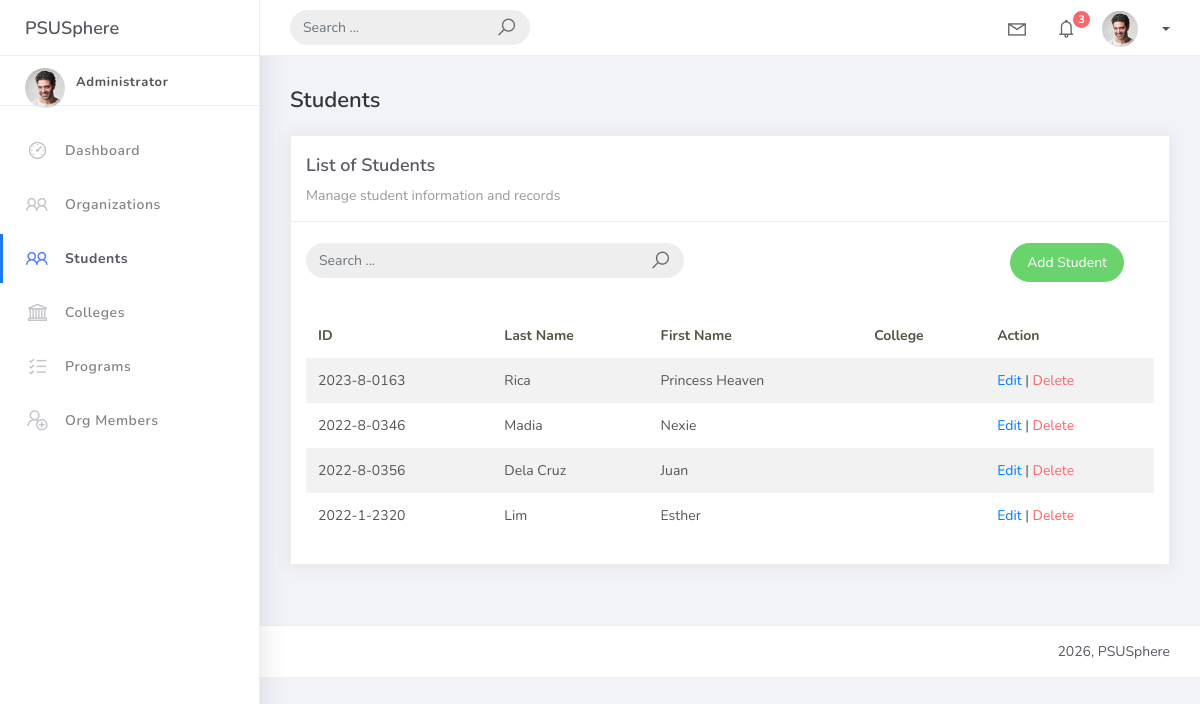
/student_list/, run on an earlier commit of the app's database.
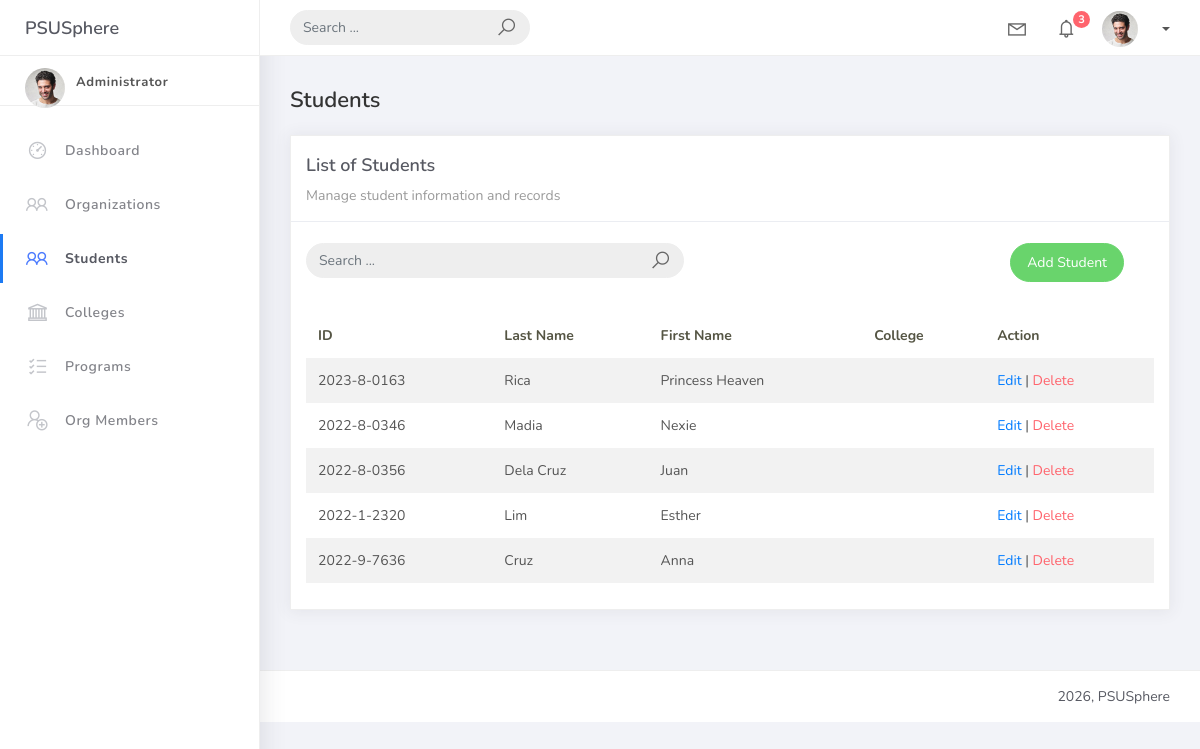
And on a later commit of the database.
### studentorg/models.py (models this page shows, shortened)
class BaseModel(models.Model):
    created_at = models.DateTimeField(auto_now_add=True, db_index=True)
    updated_at = models.DateTimeField(auto_now=True)
    class Meta:
        abstract = True

class Student(BaseModel):
    student_id = models.CharField(max_length=15, unique=True)
    lastname = models.CharField(max_length=25)
    firstname = models.CharField(max_length=25)
    middlename = models.CharField(max_length=25, blank=True, null=True)
    program = models.ForeignKey(Program, on_delete=models.CASCADE, related_name="students")

### studentorg/views.py (the view)
# urls.py: path('student_list/', StudentListView.as_view(), name='student-list'),
class StudentListView(ListView):
    model = Student
    template_name = 'student_list.html'
    context_object_name = 'object_list'
    paginate_by = 10
    def get_queryset(self):
        query = self.request.GET.get('q')
        if query:
            return Student.objects.filter(
                Q(lastname__icontains=query) |
                Q(firstname__icontains=query) |
                Q(student_id__icontains=query)
            )
        return Student.objects.all()

### templates/student_list.html (shortened to what this page needs)
{% extends 'base.html' %}
{% load static %}
{% block content %}
<h4 class="page-title">Students</h4>
<div class="row">
    <div class="col-md-12">
        <div class="card">
            <div class="card-header">
                <div class="card-title">List of Students</div>
                <div class="card-category">Manage student information and records</div>
            </div>
            <br />
            <div class="col-md-12 row">
                <div class="col-md-6">
                    <form class="navbar-left navbar-form nav-search mr-md-3" method="GET" action="{% url 'student-list' %}">
                        <div class="input-group">
                            <input type="text" name="q" placeholder="Search ..." class="form-control" value="{{ request.GET.q|default:'' }}">
                            <div class="input-group-append">
                                <span class="input-group-text">
                                    <i class="la la-search search-icon"></i>
                                </span>
                            </div>
                        </div>
                    </form>
                </div>
                <div class="col-md-6">
                    <div class="pull-right">
                        <a href="{% url 'student-add' %}" class="btn btn-success btn-rounded">Add Student</a>
                    </div>
                </div>
            </div>
            <div class="card-body">
                <div class="table-responsive">
                    <table class="table table-striped mt-3">
                        <thead>
                            <tr>
                                <th scope="col">ID</th>
                                <th scope="col">Last Name</th>
                                <th scope="col">First Name</th>
                                <th scope="col">College</th>
                                <th scope="col">Action</th>
                            </tr>
                        </thead>
                        <tbody>
                            {% for object in object_list %}
                            <tr>
                                <td>{{ object.student_id }}</td>
                                <td>{{ object.lastname }}</td>
                                <td>{{ object.firstname }}</td>
                                <td>{{ object.college }}</td>
                                <td>
                                    <a href="{% url 'student-update' object.id %}">Edit</a> |
                                    <a href="{% url 'student-delete' object.id %}" class="text-danger">Delete</a>
                                </td>
                            </tr>
                            {% empty %}
                            <tr>
                                <td colspan="5" style="text-align: center">
                                    <p class="text-sm font-weight-bold mb-0">No Records Found</p>
                                </td>
                            </tr>
                            {% endfor %}
                        </tbody>
                    </table>
                </div>
            </div>
        </div>
    </div>
</div>
{% endblock %}

What changed in the data, as far as the page shows it:
added Student: student_id "2022-9-7636", lastname "Cruz", firstname "Anna"
